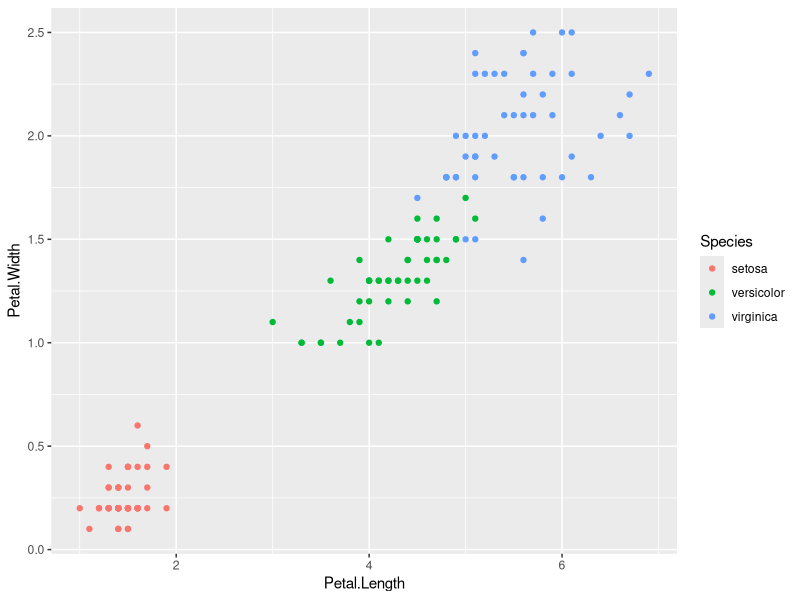
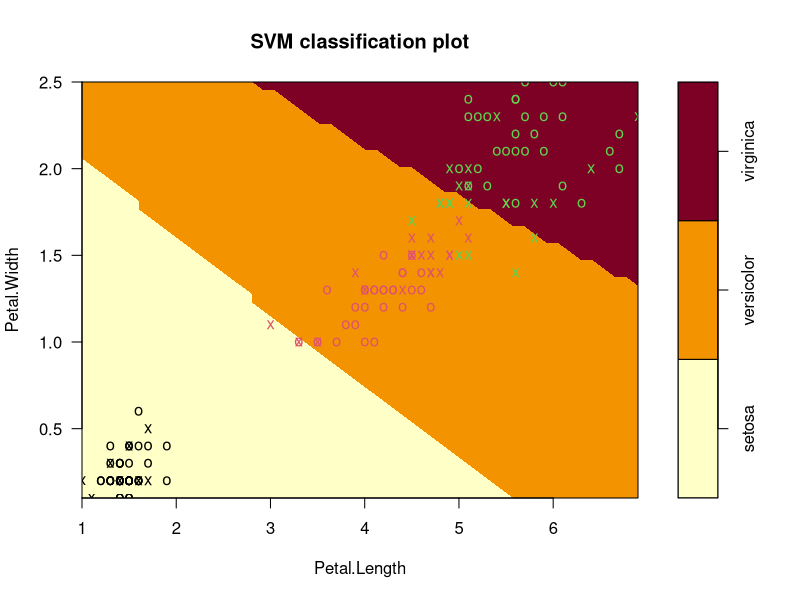
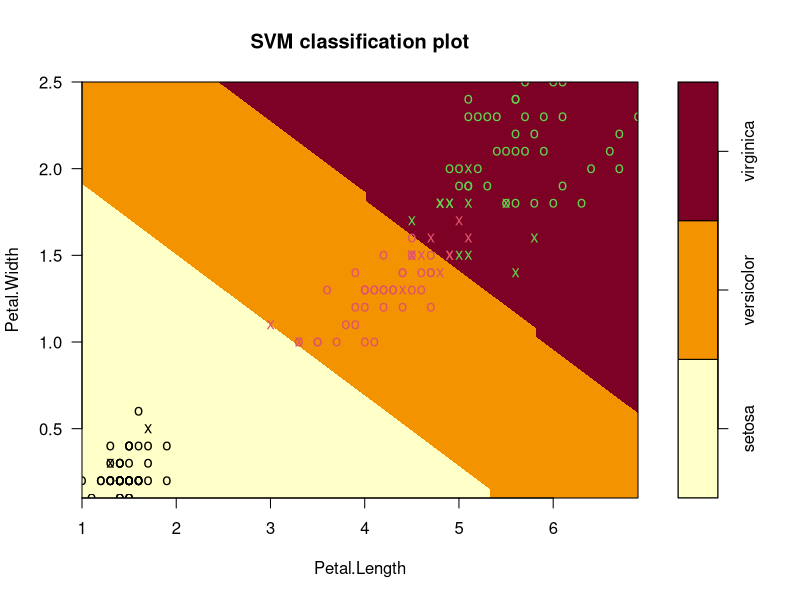
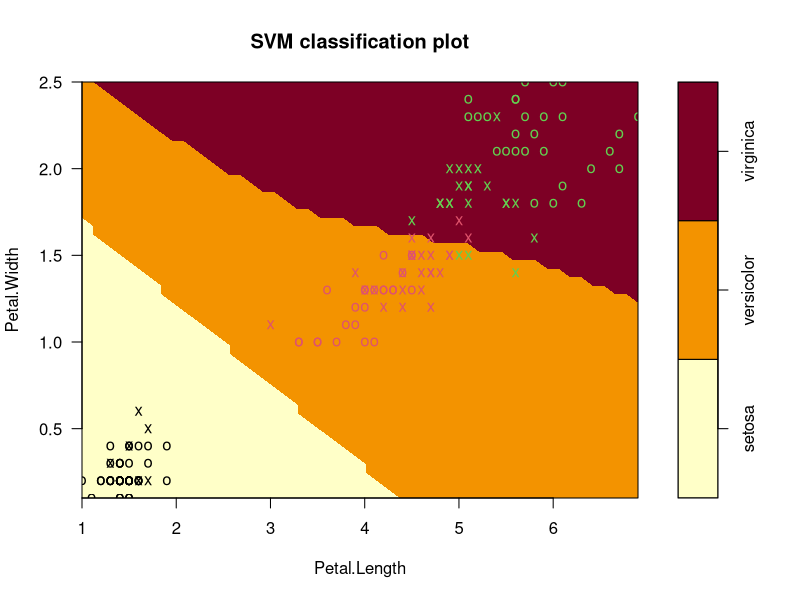

Generate these figures, in order, with R:

data("iris")
head(iris)
str(iris)

library(ggplot2)
library(e1071)

qplot(Petal.Length, Petal.Width, data=iris, color = Species)

help("svm")
svm_model1 <- svm(Species~., data = iris)

summary(svm_model1)

plot(svm_model1, data = iris, Petal.Width~Petal.Length, 
     slice = list(Sepal.Width = 3, Sepal.Length = 4))

pred1 <- predict(svm_model1, iris)
table1 <- table(Predicted = pred1, Actual = iris$Species)
table1

Model1_accuracyRate = sum(diag(table1))/sum(table1)
Model1_accuracyRate

Model1_MissClassificationRate = 1 - Model1_accuracyRate
Model1_MissClassificationRate

#model2 begins here
svm_model2 <- svm(Species~., data = iris, kernel = "linear")
summary(svm_model2)

plot(svm_model2, data = iris, Petal.Width~Petal.Length, slice = list(Sepal.Width = 3, Sepal.Length = 4))

pred2 <- predict(svm_model2, iris)
table2 <- table(Predicted = pred2, Actual = iris$Species)
table2

Model2_accuracyRate = sum(diag(table2))/sum(table2)
Model2_accuracyRate

Model2_MissClassificationRate = 1 - Model2_accuracyRate
Model2_MissClassificationRate

#model drei
svm_model3 <- svm(Species~., data = iris, kernel = "polynomial")
summary(svm_model3)

plot(svm_model3, data = iris, Petal.Width~Petal.Length, slice = list(Sepal.Width = 3, Sepal.Length = 4))

pred3 <- predict(svm_model3, iris)
table3 <- table(Predicted = pred3, Actual = iris$Species)
table3

Model3_accuracyRate = sum(diag(table3))/sum(table3)
Model3_accuracyRate

Model3_MissClassificationRate = 1 - Model3_accuracyRate
Model3_MissClassificationRate

